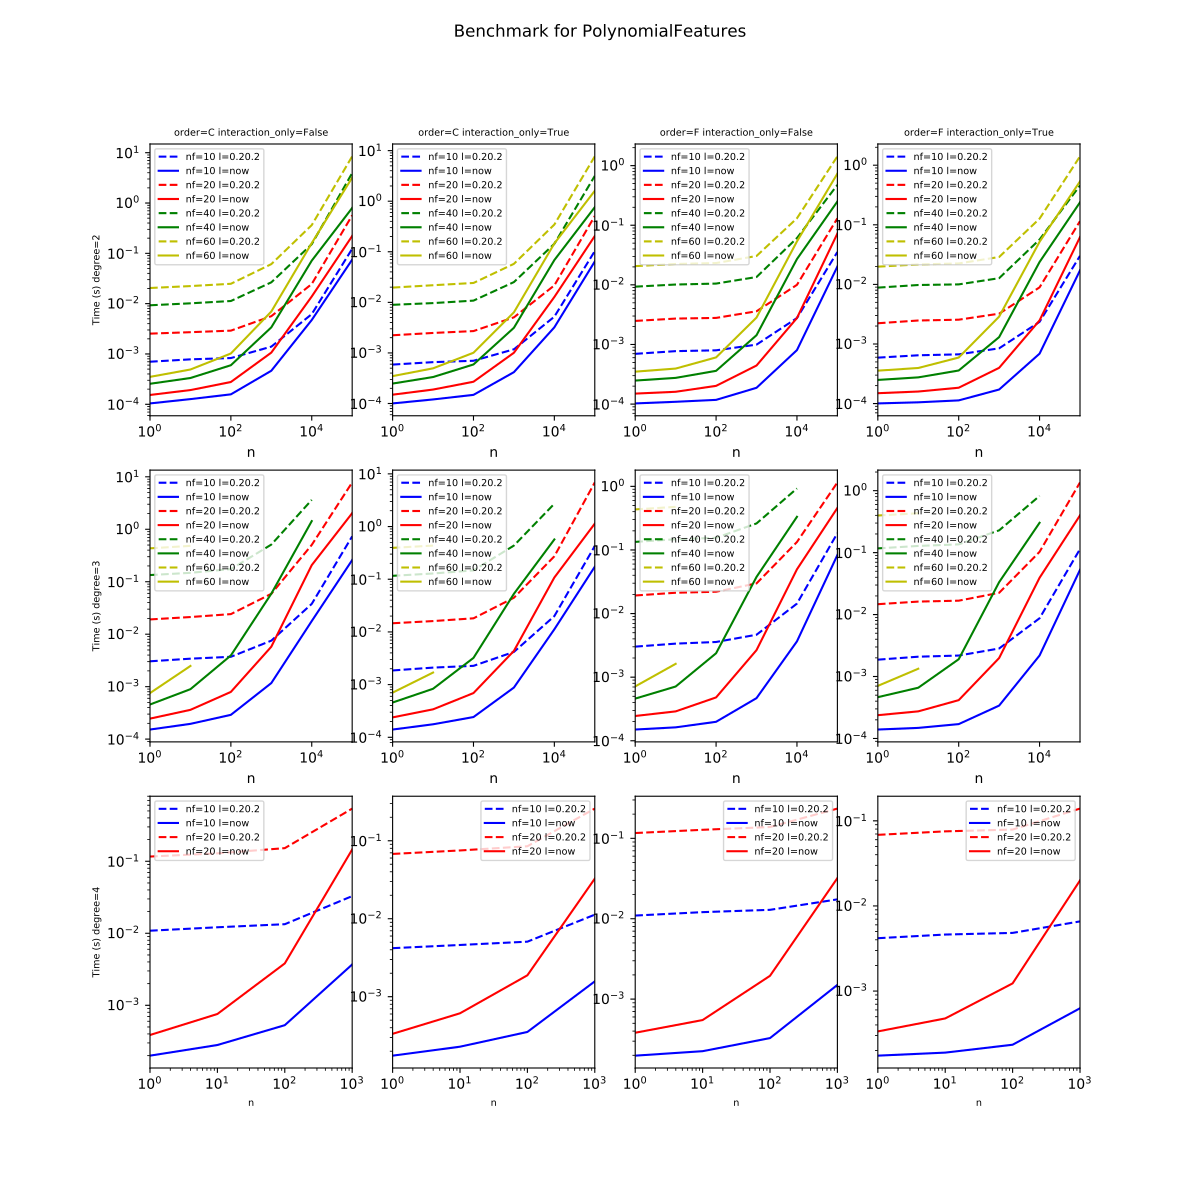

This chart was generated by the following Python code:
import matplotlib.pyplot as plt
import pandas
name = "../../scikit-learn/results/bench_polynomial_features.csv"
df = pandas.read_csv(name)
plt.close('all')

nrows = len(set(df.degree))
fig, ax = plt.subplots(nrows, 4, figsize=(nrows * 4, 12))
pos = 0

for di, degree in enumerate(sorted(set(df.degree))):
    pos = 0
    for order in sorted(set(df.order)):
        for interaction_only in sorted(set(df.interaction_only)):
            a = ax[di, pos]
            if di == ax.shape[0] - 1:
                a.set_xlabel("N observations", fontsize='x-small')
            if pos == 0:
                a.set_ylabel("Time (s) degree={}".format(degree),
                             fontsize='x-small')

            for color, nfeat in zip('brgyc', sorted(set(df.nfeat))):
                subset = df[(df.degree == degree) & (df.nfeat == nfeat) &
                            (df.interaction_only == interaction_only) &
                            (df.order == order)]
                if subset.shape[0] == 0:
                    continue
                subset = subset.sort_values("n")
                label = "nf={} l=0.20.2".format(nfeat)
                subset.plot(x="n", y="time_0_20_2", label=label, ax=a,
                            logx=True, logy=True, c=color, style='--')
                label = "nf={} l=now".format(nfeat)
                subset.plot(x="n", y="time_current", label=label, ax=a,
                            logx=True, logy=True, c=color)

            a.legend(loc=0, fontsize='x-small')
            if di == 0:
                a.set_title("order={} interaction_only={}".format(
                    order, interaction_only), fontsize='x-small')
            pos += 1

plt.suptitle("Benchmark for PolynomialFeatures")
plt.show()
